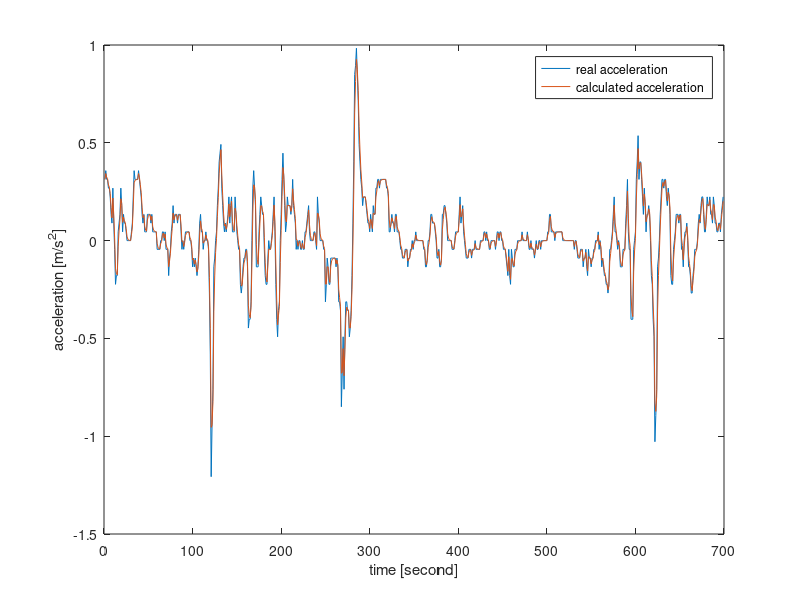

This chart was generated by the following MATLAB code:
clc;
clear all;

% Load the velocity and acceleration
load('first_car_v');
load('first_car_a');

% Parameters
step = 700;
delta_t = 1;
% Fourth-order runge-kutta methods
% f(t2,a2) = (v2-v1)/(t2-t1)
% k1 = delta_t*f(t2,a2);
% k2 = delta_t*f(t2+0.5*delta_t,a2+0.5*k1);
% k3 = delta_t*f(t2+0.5*delta_t,a2+0.5*k2);
% k4 = delta_t * f(t2+delta_t,a2+k3)
% a3 = a2 + (k1+k2+k3+k4)/6

calc_a = zeros(step-1,1);
calc_a(1) = first_car_a(1);
time = zeros(step-1,1);
time(1) = 1;
for i = 2:step-1
    time(i) = i;
    calc_a(i) = (2*(first_car_v(i+1) - first_car_v(i))/delta_t + calc_a(i-1))/3;
end

% Calculate fuel consumption
w1 = 0.442*(10^(-6));
w2 = 5.67*(10^(-6));
w3 = 1.166*(10^(-6));
w4 = 39.269*(10^(-6));
w5 = 58.284*(10^(-6));
w6 = 19.279*(10^(-6));
w7 = 82.426*(10^(-6));
w8 = 185.36*(10^(-6));
real_fuel = zeros(step-1,1);
calc_fuel = zeros(step-1,1);
real_mpg = zeros(step-1,1);
calc_mpg = zeros(step-1,1);
for i =1:step-1
    v = first_car_v(i);
    a = first_car_a(i);
    one_d = v*delta_t + 0.5*a*(delta_t^2);
    real_fuel(i) = w1 * (v^2) + w2 * (a^2) + w3 * (v^2) * a + w4 * v * (a^2) + w5 * v * a + w6 * v + w7 * a + w8;
    real_mpg(i) = (one_d * 0.000621371)/(real_fuel(i)*0.264172/0.75);
    a = calc_a(i);
    one_d = v*delta_t + 0.5*a*(delta_t^2);
    calc_fuel(i) = w1 * (v^2) + w2 * (a^2) + w3 * (v^2) * a + w4 * v * (a^2) + w5 * v * a + w6 * v + w7 * a + w8;
    calc_mpg(i) = (one_d * 0.000621371)/(calc_fuel(i)*0.264172/0.75);    
end

plot(time,first_car_a(1:step-1,:),time,calc_a);
xlabel('time [second]');
ylabel('acceleration [m/s^2]');
legend('real acceleration','calculated acceleration');

% % average = 30.7033
% average_mpg = mean(calc_mpg);
% 
% subplot(3,1,1)
% plot(time,first_car_a(1:step-1,:),time,calc_a);
% xlabel('time [second]');
% ylabel('acceleration [m/s^2]');
% legend('real acceleration','calculated acceleration');
% 
% subplot(3,1,2)
% plot(time,real_fuel,time,calc_fuel);
% xlabel('time [second]');
% ylabel('fuel consumption rate[kg/s]');
% legend('real fuel consumption','calculated fuel consumption');
% 
% subplot(3,1,3)
% plot(time,real_mpg,time,calc_mpg);
% xlabel('time [second]');
% ylabel('mpg [mile/gallon]');
% legend('real mpg','calculated mpg');
% 
% 
% suptitle('acceleration and fuel consumption comparison when w1 = 0.442*10^{-6}');
% 
% 
